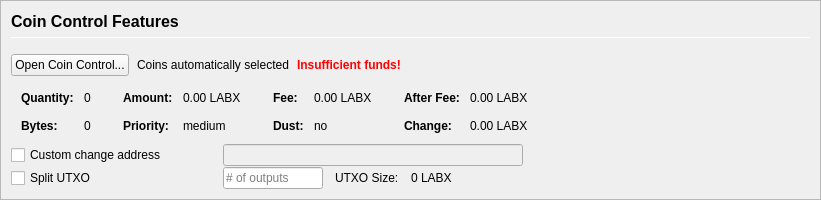
         <widget class="QFrame" name="frameCoinControl">
          <property name="sizePolicy">
           <sizepolicy hsizetype="Expanding" vsizetype="Expanding">
            <horstretch>0</horstretch>
            <verstretch>0</verstretch>
           </sizepolicy>
          </property>
          <property name="maximumSize">
           <size>
            <width>16777215</width>
            <height>16777215</height>
           </size>
          </property>
          <property name="frameShape">
           <enum>QFrame::StyledPanel</enum>
          </property>
          <property name="frameShadow">
           <enum>QFrame::Sunken</enum>
          </property>
          <layout class="QVBoxLayout" name="verticalLayoutCoinControl2">
           <property name="spacing">
            <number>0</number>
           </property>
           <property name="leftMargin">
            <number>0</number>
           </property>
           <property name="topMargin">
            <number>0</number>
           </property>
           <property name="rightMargin">
            <number>0</number>
           </property>
           <property name="bottomMargin">
            <number>0</number>
           </property>
           <item>
            <widget class="QFrame" name="frameCoinControl_BG">
             <layout class="QVBoxLayout" name="verticalLayoutCoinControl" stretch="0,0,0,0,0,0">
              <property name="spacing">
               <number>1</number>
              </property>
              <property name="leftMargin">
               <number>10</number>
              </property>
              <property name="topMargin">
               <number>10</number>
              </property>
              <item>
               <layout class="QHBoxLayout" name="horizontalLayoutCoinControl1">
                <property name="bottomMargin">
                 <number>15</number>
                </property>
                <item>
                 <layout class="QVBoxLayout" name="verticalLayout_3">
                  <property name="spacing">
                   <number>6</number>
                  </property>
                  <item>
                   <widget class="QLabel" name="labelCoinControlFeatures">
                    <property name="sizePolicy">
                     <sizepolicy hsizetype="Preferred" vsizetype="Maximum">
                      <horstretch>0</horstretch>
                      <verstretch>0</verstretch>
                     </sizepolicy>
                    </property>
                    <property name="minimumSize">
                     <size>
                      <width>0</width>
                      <height>20</height>
                     </size>
                    </property>
                    <property name="font">
                     <font>
                      <pointsize>12</pointsize>
                      <weight>75</weight>
                      <bold>true</bold>
                     </font>
                    </property>
                    <property name="styleSheet">
                     <string notr="true">font-weight:bold;</string>
                    </property>
                    <property name="text">
                     <string>Coin Control Features</string>
                    </property>
                   </widget>
                  </item>
                  <item>
                   <widget class="Line" name="line">
                    <property name="minimumSize">
                     <size>
                      <width>0</width>
                      <height>1</height>
                     </size>
                    </property>
                    <property name="maximumSize">
                     <size>
                      <width>16777215</width>
                      <height>1</height>
                     </size>
                    </property>
                    <property name="orientation">
                     <enum>Qt::Horizontal</enum>
                    </property>
                   </widget>
                  </item>
                 </layout>
                </item>
               </layout>
              </item>
              <item>
               <layout class="QHBoxLayout" name="horizontalLayoutCoinControl2" stretch="0,0,0,0">
                <property name="spacing">
                 <number>8</number>
                </property>
                <property name="bottomMargin">
                 <number>10</number>
                </property>
                <item>
                 <widget class="QPushButton" name="pushButtonCoinControl">
                  <property name="styleSheet">
                   <string notr="true"/>
                  </property>
                  <property name="text">
                   <string>Open Coin Control...</string>
                  </property>
                  <property name="autoDefault">
                   <bool>false</bool>
                  </property>
                 </widget>
                </item>
                <item>
                 <widget class="QLabel" name="labelCoinControlAutomaticallySelected">
                  <property name="text">
                   <string>Coins automatically selected</string>
                  </property>
                  <property name="margin">
                   <number>5</number>
                  </property>
                 </widget>
                </item>
                <item>
                 <widget class="QLabel" name="labelCoinControlInsuffFunds">
                  <property name="font">
                   <font>
                    <weight>75</weight>
                    <bold>true</bold>
                   </font>
                  </property>
                  <property name="styleSheet">
                   <string notr="true">color:red;font-weight:bold;</string>
                  </property>
                  <property name="text">
                   <string>Insufficient funds!</string>
                  </property>
                  <property name="margin">
                   <number>5</number>
                  </property>
                 </widget>
                </item>
                <item>
                 <spacer name="horizontalSpacerCoinControl">
                  <property name="orientation">
                   <enum>Qt::Horizontal</enum>
                  </property>
                  <property name="sizeHint" stdset="0">
                   <size>
                    <width>40</width>
                    <height>1</height>
                   </size>
                  </property>
                 </spacer>
                </item>
               </layout>
              </item>
              <item>
               <widget class="QWidget" name="widgetCoinControl" native="true">
                <property name="sizePolicy">
                 <sizepolicy hsizetype="Preferred" vsizetype="Preferred">
                  <horstretch>0</horstretch>
                  <verstretch>0</verstretch>
                 </sizepolicy>
                </property>
                <property name="minimumSize">
                 <size>
                  <width>0</width>
                  <height>0</height>
                 </size>
                </property>
                <property name="styleSheet">
                 <string notr="true"/>
                </property>
                <layout class="QHBoxLayout" name="horizontalLayoutCoinControl5">
                 <property name="leftMargin">
                  <number>0</number>
                 </property>
                 <property name="topMargin">
                  <number>0</number>
                 </property>
                 <property name="rightMargin">
                  <number>0</number>
                 </property>
                 <property name="bottomMargin">
                  <number>0</number>
                 </property>
                 <item>
                  <layout class="QHBoxLayout" name="horizontalLayoutCoinControl3" stretch="0,0,0,1">
                   <property name="spacing">
                    <number>20</number>
                   </property>
                   <property name="topMargin">
                    <number>0</number>
                   </property>
                   <property name="bottomMargin">
                    <number>10</number>
                   </property>
                   <item>
                    <layout class="QFormLayout" name="formLayoutCoinControl1">
                     <property name="horizontalSpacing">
                      <number>10</number>
                     </property>
                     <property name="verticalSpacing">
                      <number>14</number>
                     </property>
                     <property name="leftMargin">
                      <number>10</number>
                     </property>
                     <property name="topMargin">
                      <number>4</number>
                     </property>
                     <property name="rightMargin">
                      <number>6</number>
                     </property>
                     <item row="0" column="0">
                      <widget class="QLabel" name="labelCoinControlQuantityText">
                       <property name="font">
                        <font>
                         <weight>75</weight>
                         <bold>true</bold>
                        </font>
                       </property>
                       <property name="text">
                        <string>Quantity:</string>
                       </property>
                       <property name="margin">
                        <number>0</number>
                       </property>
                      </widget>
                     </item>
                     <item row="0" column="1">
                      <widget class="QLabel" name="labelCoinControlQuantity">
                       <property name="cursor">
                        <cursorShape>IBeamCursor</cursorShape>
                       </property>
                       <property name="contextMenuPolicy">
                        <enum>Qt::ActionsContextMenu</enum>
                       </property>
                       <property name="text">
                        <string notr="true">0</string>
                       </property>
                       <property name="margin">
                        <number>0</number>
                       </property>
                       <property name="textInteractionFlags">
                        <set>Qt::LinksAccessibleByMouse|Qt::TextSelectableByKeyboard|Qt::TextSelectableByMouse</set>
                       </property>
                      </widget>
                     </item>
                     <item row="1" column="0">
                      <widget class="QLabel" name="labelCoinControlBytesText">
                       <property name="font">
                        <font>
                         <weight>75</weight>
                         <bold>true</bold>
                        </font>
                       </property>
                       <property name="text">
                        <string>Bytes:</string>
                       </property>
                      </widget>
                     </item>
                     <item row="1" column="1">
                      <widget class="QLabel" name="labelCoinControlBytes">
                       <property name="cursor">
                        <cursorShape>IBeamCursor</cursorShape>
                       </property>
                       <property name="contextMenuPolicy">
                        <enum>Qt::ActionsContextMenu</enum>
                       </property>
                       <property name="text">
                        <string notr="true">0</string>
                       </property>
                       <property name="textInteractionFlags">
                        <set>Qt::LinksAccessibleByMouse|Qt::TextSelectableByKeyboard|Qt::TextSelectableByMouse</set>
                       </property>
                      </widget>
                     </item>
                    </layout>
                   </item>
                   <item>
                    <layout class="QFormLayout" name="formLayoutCoinControl2">
                     <property name="horizontalSpacing">
                      <number>10</number>
                     </property>
                     <property name="verticalSpacing">
                      <number>14</number>
                     </property>
                     <property name="leftMargin">
                      <number>6</number>
                     </property>
                     <property name="topMargin">
                      <number>4</number>
                     </property>
                     <property name="rightMargin">
                      <number>6</number>
                     </property>
                     <item row="0" column="0">
                      <widget class="QLabel" name="labelCoinControlAmountText">
                       <property name="font">
                        <font>
                         <weight>75</weight>
                         <bold>true</bold>
                        </font>
                       </property>
                       <property name="text">
                        <string>Amount:</string>
                       </property>
                       <property name="margin">
                        <number>0</number>
                       </property>
                      </widget>
                     </item>
                     <item row="0" column="1">
                      <widget class="QLabel" name="labelCoinControlAmount">
                       <property name="cursor">
                        <cursorShape>IBeamCursor</cursorShape>
                       </property>
                       <property name="contextMenuPolicy">
                        <enum>Qt::ActionsContextMenu</enum>
                       </property>
                       <property name="text">
                        <string notr="true">0.00 LABX</string>
                       </property>
                       <property name="textInteractionFlags">
                        <set>Qt::LinksAccessibleByMouse|Qt::TextSelectableByKeyboard|Qt::TextSelectableByMouse</set>
                       </property>
                      </widget>
                     </item>
                     <item row="1" column="0">
                      <widget class="QLabel" name="labelCoinControlPriorityText">
                       <property name="font">
                        <font>
                         <weight>75</weight>
                         <bold>true</bold>
                        </font>
                       </property>
                       <property name="text">
                        <string>Priority:</string>
                       </property>
                      </widget>
                     </item>
                     <item row="1" column="1">
                      <widget class="QLabel" name="labelCoinControlPriority">
                       <property name="cursor">
                        <cursorShape>IBeamCursor</cursorShape>
                       </property>
                       <property name="contextMenuPolicy">
                        <enum>Qt::ActionsContextMenu</enum>
                       </property>
                       <property name="text">
                        <string>medium</string>
                       </property>
                       <property name="textInteractionFlags">
                        <set>Qt::LinksAccessibleByMouse|Qt::TextSelectableByKeyboard|Qt::TextSelectableByMouse</set>
                       </property>
                      </widget>
                     </item>
                    </layout>
                   </item>
                   <item>
                    <layout class="QFormLayout" name="formLayoutCoinControl3">
                     <property name="horizontalSpacing">
                      <number>10</number>
                     </property>
                     <property name="verticalSpacing">
                      <number>14</number>
                     </property>
                     <property name="leftMargin">
                      <number>6</number>
                     </property>
                     <property name="topMargin">
                      <number>4</number>
                     </property>
                     <property name="rightMargin">
                      <number>6</number>
                     </property>
                     <item row="0" column="0">
                      <widget class="QLabel" name="labelCoinControlFeeText">
                       <property name="font">
                        <font>
                         <weight>75</weight>
                         <bold>true</bold>
                        </font>
                       </property>
                       <property name="text">
                        <string>Fee:</string>
                       </property>
                       <property name="margin">
                        <number>0</number>
                       </property>
                      </widget>
                     </item>
                     <item row="0" column="1">
                      <widget class="QLabel" name="labelCoinControlFee">
                       <property name="cursor">
                        <cursorShape>IBeamCursor</cursorShape>
                       </property>
                       <property name="contextMenuPolicy">
                        <enum>Qt::ActionsContextMenu</enum>
                       </property>
                       <property name="text">
                        <string notr="true">0.00 LABX</string>
                       </property>
                       <property name="textInteractionFlags">
                        <set>Qt::LinksAccessibleByMouse|Qt::TextSelectableByKeyboard|Qt::TextSelectableByMouse</set>
                       </property>
                      </widget>
                     </item>
                     <item row="1" column="0">
                      <widget class="QLabel" name="labelCoinControlLowOutputText">
                       <property name="font">
                        <font>
                         <weight>75</weight>
                         <bold>true</bold>
                        </font>
                       </property>
                       <property name="text">
                        <string>Dust:</string>
                       </property>
                      </widget>
                     </item>
                     <item row="1" column="1">
                      <widget class="QLabel" name="labelCoinControlLowOutput">
                       <property name="cursor">
                        <cursorShape>IBeamCursor</cursorShape>
                       </property>
                       <property name="contextMenuPolicy">
                        <enum>Qt::ActionsContextMenu</enum>
                       </property>
                       <property name="text">
                        <string>no</string>
                       </property>
                       <property name="textInteractionFlags">
                        <set>Qt::LinksAccessibleByMouse|Qt::TextSelectableByKeyboard|Qt::TextSelectableByMouse</set>
                       </property>
                      </widget>
                     </item>
                    </layout>
                   </item>
                   <item>
                    <layout class="QFormLayout" name="formLayoutCoinControl4">
                     <property name="horizontalSpacing">
                      <number>10</number>
                     </property>
                     <property name="verticalSpacing">
                      <number>14</number>
                     </property>
                     <property name="leftMargin">
                      <number>6</number>
                     </property>
                     <property name="topMargin">
                      <number>4</number>
                     </property>
                     <property name="rightMargin">
                      <number>6</number>
                     </property>
                     <item row="0" column="0">
                      <widget class="QLabel" name="labelCoinControlAfterFeeText">
                       <property name="font">
                        <font>
                         <weight>75</weight>
                         <bold>true</bold>
                        </font>
                       </property>
                       <property name="text">
                        <string>After Fee:</string>
                       </property>
                       <property name="margin">
                        <number>0</number>
                       </property>
                      </widget>
                     </item>
                     <item row="0" column="1">
                      <widget class="QLabel" name="labelCoinControlAfterFee">
                       <property name="cursor">
                        <cursorShape>IBeamCursor</cursorShape>
                       </property>
                       <property name="contextMenuPolicy">
                        <enum>Qt::ActionsContextMenu</enum>
                       </property>
                       <property name="text">
                        <string notr="true">0.00 LABX</string>
                       </property>
                       <property name="textInteractionFlags">
                        <set>Qt::LinksAccessibleByMouse|Qt::TextSelectableByKeyboard|Qt::TextSelectableByMouse</set>
                       </property>
                      </widget>
                     </item>
                     <item row="1" column="0">
                      <widget class="QLabel" name="labelCoinControlChangeText">
                       <property name="font">
                        <font>
                         <weight>75</weight>
                         <bold>true</bold>
                        </font>
                       </property>
                       <property name="text">
                        <string>Change:</string>
                       </property>
                      </widget>
                     </item>
                     <item row="1" column="1">
                      <widget class="QLabel" name="labelCoinControlChange">
                       <property name="cursor">
                        <cursorShape>IBeamCursor</cursorShape>
                       </property>
                       <property name="contextMenuPolicy">
                        <enum>Qt::ActionsContextMenu</enum>
                       </property>
                       <property name="text">
                        <string notr="true">0.00 LABX</string>
                       </property>
                       <property name="textInteractionFlags">
                        <set>Qt::LinksAccessibleByMouse|Qt::TextSelectableByKeyboard|Qt::TextSelectableByMouse</set>
                       </property>
                      </widget>
                     </item>
                    </layout>
                   </item>
                  </layout>
                 </item>
                </layout>
               </widget>
              </item>
              <item>
               <layout class="QHBoxLayout" name="horizontalLayoutCoinControl4">
                <property name="spacing">
                 <number>12</number>
                </property>
                <property name="sizeConstraint">
                 <enum>QLayout::SetDefaultConstraint</enum>
                </property>
                <property name="topMargin">
                 <number>0</number>
                </property>
                <property name="rightMargin">
                 <number>0</number>
                </property>
                <item>
                 <widget class="QCheckBox" name="checkBoxCoinControlChange">
                  <property name="sizePolicy">
                   <sizepolicy hsizetype="Preferred" vsizetype="Preferred">
                    <horstretch>0</horstretch>
                    <verstretch>0</verstretch>
                   </sizepolicy>
                  </property>
                  <property name="minimumSize">
                   <size>
                    <width>200</width>
                    <height>0</height>
                   </size>
                  </property>
                  <property name="maximumSize">
                   <size>
                    <width>200</width>
                    <height>16777215</height>
                   </size>
                  </property>
                  <property name="toolTip">
                   <string>If this is activated, but the change address is empty or invalid, change will be sent to a newly generated address.</string>
                  </property>
                  <property name="text">
                   <string>Custom change address</string>
                  </property>
                 </widget>
                </item>
                <item>
                 <widget class="QValidatedLineEdit" name="lineEditCoinControlChange">
                  <property name="enabled">
                   <bool>false</bool>
                  </property>
                  <property name="sizePolicy">
                   <sizepolicy hsizetype="Preferred" vsizetype="Preferred">
                    <horstretch>0</horstretch>
                    <verstretch>0</verstretch>
                   </sizepolicy>
                  </property>
                  <property name="minimumSize">
                   <size>
                    <width>300</width>
                    <height>0</height>
                   </size>
                  </property>
                 </widget>
                </item>
                <item>
                 <widget class="QLabel" name="labelCoinControlChangeLabel">
                  <property name="sizePolicy">
                   <sizepolicy hsizetype="Preferred" vsizetype="Preferred">
                    <horstretch>0</horstretch>
                    <verstretch>0</verstretch>
                   </sizepolicy>
                  </property>
                  <property name="minimumSize">
                   <size>
                    <width>100</width>
                    <height>0</height>
                   </size>
                  </property>
                  <property name="text">
                   <string/>
                  </property>
                  <property name="margin">
                   <number>3</number>
                  </property>
                 </widget>
                </item>
               </layout>
              </item>
              <item>
               <layout class="QHBoxLayout" name="horizontalLayoutCoinControl6">
                <property name="spacing">
                 <number>12</number>
                </property>
                <property name="rightMargin">
                 <number>0</number>
                </property>
                <item>
                 <widget class="QCheckBox" name="splitBlockCheckBox">
                  <property name="sizePolicy">
                   <sizepolicy hsizetype="Preferred" vsizetype="Preferred">
                    <horstretch>0</horstretch>
                    <verstretch>0</verstretch>
                   </sizepolicy>
                  </property>
                  <property name="minimumSize">
                   <size>
                    <width>200</width>
                    <height>0</height>
                   </size>
                  </property>
                  <property name="maximumSize">
                   <size>
                    <width>200</width>
                    <height>16777215</height>
                   </size>
                  </property>
                  <property name="text">
                   <string>Split UTXO</string>
                  </property>
                 </widget>
                </item>
                <item>
                 <widget class="QLineEdit" name="splitBlockLineEdit">
                  <property name="sizePolicy">
                   <sizepolicy hsizetype="Preferred" vsizetype="Preferred">
                    <horstretch>50</horstretch>
                    <verstretch>0</verstretch>
                   </sizepolicy>
                  </property>
                  <property name="minimumSize">
                   <size>
                    <width>100</width>
                    <height>0</height>
                   </size>
                  </property>
                  <property name="maximumSize">
                   <size>
                    <width>100</width>
                    <height>16777215</height>
                   </size>
                  </property>
                  <property name="placeholderText">
                   <string># of outputs</string>
                  </property>
                 </widget>
                </item>
                <item>
                 <widget class="QLabel" name="labelBlockSizeText">
                  <property name="text">
                   <string>UTXO Size:</string>
                  </property>
                 </widget>
                </item>
                <item>
                 <widget class="QLabel" name="labelBlockSize">
                  <property name="text">
                   <string>0 LABX</string>
                  </property>
                 </widget>
                </item>
                <item>
                 <spacer name="horizontalSpacer_7">
                  <property name="orientation">
                   <enum>Qt::Horizontal</enum>
                  </property>
                  <property name="sizeHint" stdset="0">
                   <size>
                    <width>40</width>
                    <height>20</height>
                   </size>
                  </property>
                 </spacer>
                </item>
               </layout>
              </item>
              <item>
               <spacer name="verticalSpacerCoinControl">
                <property name="orientation">
                 <enum>Qt::Vertical</enum>
                </property>
                <property name="sizeHint" stdset="0">
                 <size>
                  <width>800</width>
                  <height>1</height>
                 </size>
                </property>
               </spacer>
              </item>
             </layout>
            </widget>
           </item>
          </layout>
         </widget>
